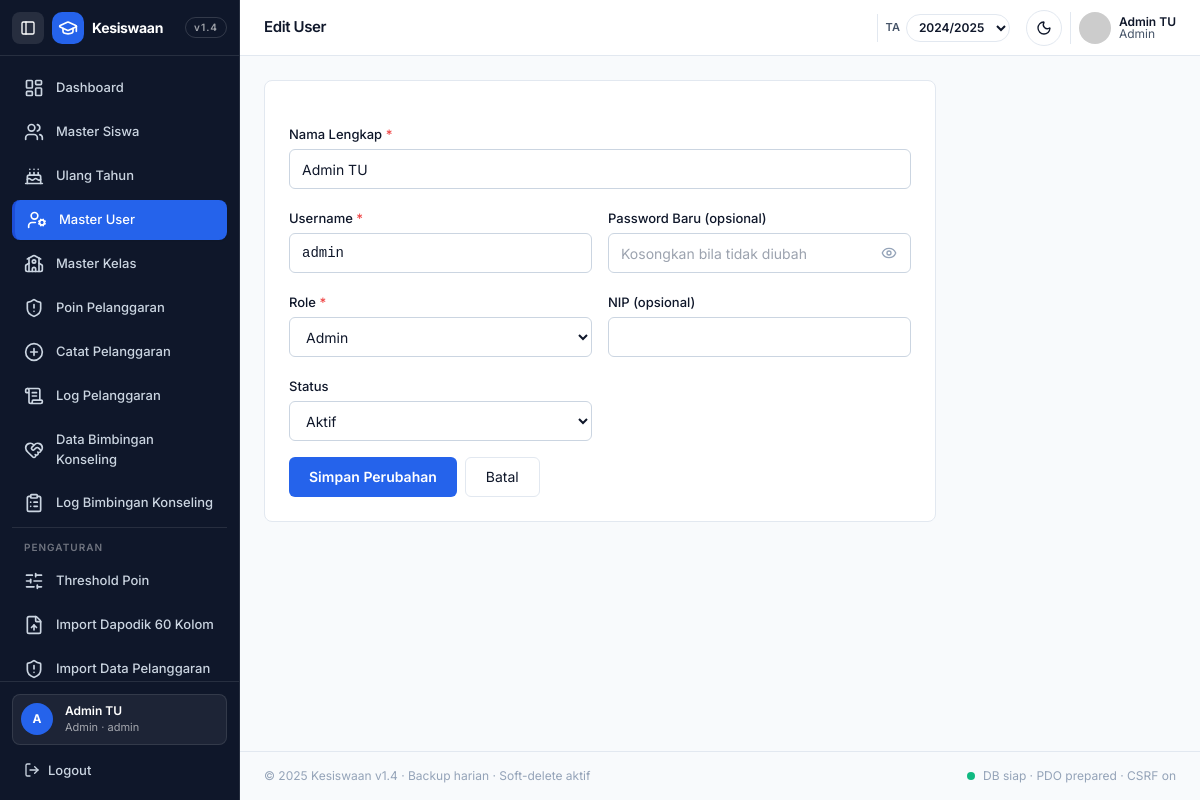
/user/edit.php?id=1 (signed in), run on the app's committed database.
### tables this page shows
CREATE TABLE IF NOT EXISTS users (
  id BIGINT AUTO_INCREMENT PRIMARY KEY,
  nama VARCHAR(100) NOT NULL,
  username VARCHAR(100) NOT NULL UNIQUE,
  password_hash VARCHAR(255) NOT NULL,
  role ENUM('Admin','Guru BK','Wali Kelas','Siswa') NOT NULL DEFAULT 'Admin',
  nip VARCHAR(50) NULL,
  status ENUM('Aktif','Nonaktif') NOT NULL DEFAULT 'Aktif',
  last_seen DATETIME NULL,
  deleted_at DATETIME NULL,
  created_at TIMESTAMP DEFAULT CURRENT_TIMESTAMP,
  updated_at TIMESTAMP DEFAULT CURRENT_TIMESTAMP ON UPDATE CURRENT_TIMESTAMP,
  INDEX idx_users_username (username)
);

### includes/auth.php (called while the page is built, shortened)
<?php
function current_user(){
  return $_SESSION['user'] ?? null;
}
function role_can(string $feature): bool {
  $role = current_user()['role'] ?? '';
  return match($feature){
    'view_dashboard' => in_array($role, ['Admin','Guru BK','Wali Kelas','Siswa'], true),
    'view_siswa' => in_array($role, ['Admin','Guru BK','Wali Kelas','Siswa'], true),
    'mutate_siswa' => in_array($role, ['Admin','Guru BK','Wali Kelas'], true),
    'view_ultah' => in_array($role, ['Admin','Guru BK','Wali Kelas'], true),
    'view_user' => $role==='Admin',
    'mutate_user' => $role==='Admin',
    'view_kelas' => $role==='Admin',
    'mutate_kelas' => $role==='Admin',
    'view_pelanggaran_master' => in_array($role, ['Admin','Guru BK'], true),
    'mutate_pelanggaran_master' => in_array($role, ['Admin','Guru BK'], true),
    'view_catat_pelanggaran' => in_array($role, ['Admin','Guru BK','Wali Kelas'], true),
    'mutate_catat_pelanggaran' => in_array($role, ['Admin','Guru BK','Wali Kelas'], true),
    'view_log_pelanggaran' => in_array($role, ['Admin','Guru BK','Wali Kelas'], true),
    'view_bk' => in_array($role, ['Admin','Guru BK'], true),
    'mutate_bk' => in_array($role, ['Admin','Guru BK'], true),
    'view_bk_log' => in_array($role, ['Admin','Guru BK'], true),
    'view_pengaturan' => $role==='Admin',
    'mutate_pengaturan' => $role==='Admin',
    'edit_kesehatan' => in_array($role, ['Admin','Guru BK','Wali Kelas'], true),
    'edit_poin' => in_array($role, ['Admin','Guru BK'], true),
    'view_siswa_readonly' => $role==='Siswa',
    default => false,
  };
}

### includes/ta.php (called while the page is built, shortened)
<?php
function get_ta_aktif($pdo){
  try{ $v=$pdo->query("SELECT value FROM settings WHERE key_name='tahun_ajaran_aktif' LIMIT 1")->fetchColumn(); if($v){ $_SESSION['ta_aktif']=$v; return $v; } }catch(Throwable $e){}
  try{ $v=$pdo->query("SELECT tahun_ajaran FROM kelas WHERE deleted_at IS NULL ORDER BY tahun_ajaran DESC LIMIT 1")->fetchColumn(); if($v){ $_SESSION['ta_aktif']=$v; return $v; } }catch(Throwable $e){}
  $def=date('Y').'/'.(date('Y')+1); $_SESSION['ta_aktif']=$def; return $def;
}
function list_ta_options($pdo){
  try{
    $rows=$pdo->query("SELECT DISTINCT tahun_ajaran FROM kelas WHERE deleted_at IS NULL AND tahun_ajaran<>'' ORDER BY tahun_ajaran DESC")->fetchAll(PDO::FETCH_COLUMN);
    if($rows) return $rows;
  }catch(Throwable $e){}
  return [date('Y').'/'.(date('Y')+1)];
}

### user/edit.php (the view, shortened to what this page needs)
<?php
$active='user'; $title='Edit User';
require __DIR__.'/../includes/auth.php';
$ROLES=['Admin','Guru BK','Wali Kelas','Siswa'];
$id=(int)($_GET['id']??0);
try{
  $st=$pdo->prepare("SELECT id,nama,username,role,nip,status FROM users WHERE id=? AND deleted_at IS NULL LIMIT 1"); $st->execute([$id]); $u=$st->fetch();
}catch(Throwable $e){ $u=null; }
$h=fn($v)=>htmlspecialchars((string)$v);
require __DIR__.'/../includes/header.php';
?>
<form method="POST" class="max-w-2xl bg-white dark:bg-[#1E293B] border border-[#E2E8F0] dark:border-[#334155] rounded-card p-5 sm:p-6 space-y-4">
<div class="grid sm:grid-cols-2 gap-4">
  <label class="block sm:col-span-2"><span class="text-[13px] font-medium">Nama Lengkap <span class="text-red-500">*</span></span><input name="nama" required value="<?=$h($u['nama'])?>" class="mt-1 w-full h-10 px-3 rounded-input border border-[#CBD5E1] dark:border-[#334155] bg-white dark:bg-[#0F172A] text-sm"></label>
  <label class="block"><span class="text-[13px] font-medium">Username <span class="text-red-500">*</span></span><input name="username" required value="<?=$h($u['username'])?>" class="mt-1 w-full h-10 px-3 rounded-input border border-[#CBD5E1] dark:border-[#334155] bg-white dark:bg-[#0F172A] text-sm font-mono"></label>
  <label class="block"><span class="text-[13px] font-medium">Password Baru (opsional)</span>
    <div class="relative mt-1"><input name="password" id="pw" type="password" minlength="8" placeholder="Kosongkan bila tidak diubah" class="w-full h-10 px-3 pr-9 rounded-input border border-[#CBD5E1] dark:border-[#334155] bg-white dark:bg-[#0F172A] text-sm"><button type="button" onclick="const p=document.getElementById('pw');p.type=p.type==='password'?'text':'password'" class="absolute right-2 top-1/2 -translate-y-1/2 w-7 h-7 flex items-center justify-center text-[#94A3B8]"><i data-lucide="eye" class="w-4 h-4"></i></button></div>
  </label>
  <label class="block"><span class="text-[13px] font-medium">Role <span class="text-red-500">*</span></span><select name="role" id="role" class="mt-1 w-full h-10 px-3 rounded-input border border-[#CBD5E1] dark:border-[#334155] bg-white dark:bg-[#0F172A] text-sm"><?php foreach($ROLES as $r): ?><option <?=($u['role']??'')===$r?'selected':''?>><?=$r?></option><?php endforeach; ?></select></label>
  <label class="block"><span class="text-[13px] font-medium">NIP (opsional)</span><input name="nip" value="<?=$h($u['nip'])?>" class="mt-1 w-full h-10 px-3 rounded-input border border-[#CBD5E1] dark:border-[#334155] bg-white dark:bg-[#0F172A] text-sm"></label>
  <label class="block"><span class="text-[13px] font-medium">Status</span><select name="status" class="mt-1 w-full h-10 px-3 rounded-input border border-[#CBD5E1] dark:border-[#334155] bg-white dark:bg-[#0F172A] text-sm"><option <?=$u['status']==='Aktif'?'selected':''?>>Aktif</option><option <?=$u['status']==='Nonaktif'?'selected':''?>>Nonaktif</option></select></label>
</div>
<div class="flex gap-2"><button class="h-10 px-5 rounded-input bg-[#2563EB] hover:bg-[#1D4ED8] text-white text-sm font-semibold">Simpan Perubahan</button><a href="/kesiswaanv2/user/index.php" class="h-10 px-5 rounded-input border border-[#E2E8F0] dark:border-[#334155] bg-white dark:bg-[#0F172A] text-sm inline-flex items-center">Batal</a></div>
</form>
<?php require __DIR__.'/../includes/footer.php'; ?>

### includes/header.php (shortened to what this page needs)
<?php
require_once __DIR__.'/auth.php';
require_once __DIR__.'/ta.php';
$u = current_user();
$active = $active ?? '';
$title = $title ?? 'Kesiswaan';
$ta_aktif=null; $ta_list=[];
if(isset($pdo)&&$pdo){ $ta_aktif=get_ta_aktif($pdo); $ta_list=list_ta_options($pdo); }
function navItem($key,$href,$icon,$label,$active){ $on=$active===$key;
  $base='flex items-center gap-3 px-3 py-2.5 rounded-[8px] text-[13px] font-medium transition-colors';
  $cls=$on?'bg-[#2563EB] text-white shadow-sm border-l-[3px] border-[#1D4ED8]':'text-slate-300 hover:bg-white/[0.06] hover:text-white';
  return '<a href="'.$href.'" class="'.$base.' '.$cls.'"><i data-lucide="'.$icon.'" class="w-5 h-5 shrink-0"></i><span class="nav-label">'.$label.'</span></a>';
}
?>
<!DOCTYPE html>
<html lang="id" class="h-full">
<head>
<script src="https://cdn.tailwindcss.com"></script>
</head>
<body class="h-full bg-[#F8FAFC] dark:bg-[#0F172A] text-[#0F172A] dark:text-[#F1F5F9] antialiased overflow-x-hidden">
<aside id="sidebar" class="fixed left-0 top-0 h-[100dvh] w-[240px] bg-[#0F172A] border-r border-white/10 flex flex-col z-40 transition-all duration-200 overflow-hidden">
  <div class="h-14 flex items-center gap-2 px-3 border-b border-white/10 shrink-0">
    <button id="collapseBtn" class="w-8 h-8 rounded-lg bg-white/10 hover:bg-white/15 flex items-center justify-center text-white shrink-0" aria-label="Toggle sidebar"><i data-lucide="panel-left" class="w-4 h-4"></i></button>
    <div class="w-8 h-8 rounded-[10px] bg-[#2563EB] flex items-center justify-center shrink-0"><i data-lucide="graduation-cap" class="w-5 h-5 text-white"></i></div>
    <span class="logo-text font-bold text-white text-sm tracking-tight whitespace-nowrap">Kesiswaan</span>
    <span class="logo-text ml-auto text-[10px] tracking-widest font-semibold text-white/60 border border-white/15 rounded-full px-2 py-0.5">v1.4</span>
  </div>
  <nav class="flex-1 overflow-y-auto p-3 space-y-1">
    <?php if(role_can('view_dashboard')): ?><?=navItem('dashboard','/kesiswaanv2/dashboard.php','layout-dashboard','Dashboard',$active)?><?php endif; ?>
    <?php if(role_can('view_siswa')): ?><?=navItem('siswa','/kesiswaanv2/siswa/index.php','users','Master Siswa',$active)?><?php endif; ?>
    <?php if(role_can('view_ultah')): ?><?=navItem('ultah','/kesiswaanv2/siswa/ultah.php','cake','Ulang Tahun',$active)?><?php endif; ?>
    <?php if(role_can('view_user')): ?><?=navItem('user','/kesiswaanv2/user/index.php','user-cog','Master User',$active)?><?php endif; ?>
    <?php if(role_can('view_kelas')): ?><?=navItem('kelas','/kesiswaanv2/kelas/index.php','school','Master Kelas',$active)?><?php endif; ?>
    <?php if(role_can('view_pelanggaran_master')): ?><?=navItem('pelanggaran','/kesiswaanv2/pelanggaran/master.php','shield-alert','Poin Pelanggaran',$active)?><?php endif; ?>
    <?php if(role_can('view_catat_pelanggaran')): ?><?=navItem('pelanggaran_tambah','/kesiswaanv2/pelanggaran/tambah.php','plus-circle','Catat Pelanggaran',$active)?><?php endif; ?>
    <?php if(role_can('view_log_pelanggaran')): ?><?=navItem('pelanggaran_log','/kesiswaanv2/pelanggaran/log.php','scroll-text','Log Pelanggaran',$active)?><?php endif; ?>
    <?php if(role_can('view_bk')): ?><?=navItem('bk','/kesiswaanv2/bk/index.php','heart-handshake','Data Bimbingan Konseling',$active)?><?php endif; ?>
    <?php if(role_can('view_bk_log')): ?><?=navItem('bk_log','/kesiswaanv2/bk/log.php','clipboard-list','Log Bimbingan Konseling',$active)?><?php endif; ?>
    <?php if(role_can('view_pengaturan')): ?>
    <div class="pt-3 mt-3 border-t border-white/10">
      <div class="px-3 pb-1.5 text-[10px] tracking-widest font-semibold text-white/40">PENGATURAN</div>
      <div class="space-y-1">
        <?=navItem('pengaturan','/kesiswaanv2/pengaturan.php','sliders-horizontal','Threshold Poin',$active)?>
        <?=navItem('pengaturan_import','/kesiswaanv2/pengaturan/import.php','file-up','Import Dapodik 60 Kolom',$active)?>
        <?=navItem('pengaturan_pelanggaran','/kesiswaanv2/pengaturan/pelanggaran.php','shield-alert','Import Data Pelanggaran',$active)?>
      </div>
    </div>
    <?php endif; ?>
  </nav>
  <div class="p-3 border-t border-white/10">
    <div class="sidebar-meta flex items-center gap-3 px-2 py-2 rounded-lg bg-white/[0.06] border border-white/10">
      <div class="w-8 h-8 rounded-full bg-[#2563EB] flex items-center justify-center text-white text-xs font-bold"><?=$u['avatar']?></div>
      <div class="min-w-0">
        <div class="text-xs font-semibold text-white truncate"><?=htmlspecialchars($u['nama'])?></div>
        <div class="text-[11px] text-white/60 truncate"><?=htmlspecialchars($u['role'])?> · <?=htmlspecialchars($u['username'])?></div>
      </div>
    </div>
    <a href="/kesiswaanv2/logout.php" class="mt-2 flex items-center gap-2 px-3 py-2 rounded-lg text-[13px] font-medium text-slate-300 hover:bg-white/[0.06] hover:text-white transition"><i data-lucide="log-out" class="w-4 h-4"></i><span class="nav-label">Logout</span></a>
  </div>
</aside>
<div id="main" class="min-h-[100dvh] ml-[240px] flex flex-col transition-all duration-200">
  <header class="h-14 bg-white dark:bg-[#1E293B] border-b border-[#E2E8F0] dark:border-[#334155] flex items-center gap-3 px-4 sm:px-6 sticky top-0 z-20">
    <h1 class="font-semibold text-[15px] tracking-tight"><?=htmlspecialchars($title)?></h1>
    <div class="ml-auto flex items-center gap-2">
      <?php if(!empty($ta_list)): ?>
      <div class="hidden sm:flex items-center gap-1.5 pl-2 pr-2 border-l border-[#E2E8F0] dark:border-[#334155]">
        <span class="text-[11px] font-semibold text-[#475569] dark:text-[#94A3B8]">TA</span>
        <select id="taSwitcher" class="h-7 rounded-full border border-[#E2E8F0] dark:border-[#334155] bg-white dark:bg-[#1E293B] text-xs font-semibold px-2">
          <?php foreach($ta_list as $taOpt): ?><option value="<?=htmlspecialchars($taOpt)?>" <?= $taOpt===$ta_aktif?'selected':'' ?>><?=htmlspecialchars($taOpt)?></option><?php endforeach; ?>
        </select>
      </div>
      <?php endif; ?>
      <button id="themeToggle" class="w-9 h-9 rounded-full border border-[#E2E8F0] dark:border-[#334155] bg-white dark:bg-[#1E293B] flex items-center justify-center hover:bg-[#F1F5F9] dark:hover:bg-white/5"><i data-lucide="moon" class="w-4 h-4 block dark:hidden"></i><i data-lucide="sun" class="w-4 h-4 hidden dark:block"></i></button>
      <div class="hidden sm:flex items-center gap-2 pl-2 border-l border-[#E2E8F0] dark:border-[#334155]">
        <img src="https://i.pravatar.cc/100?u=<?=urlencode($u['username'])?>" alt="" class="w-8 h-8 rounded-full object-cover">
        <div class="hidden lg:block text-xs leading-none"><div class="font-semibold"><?=htmlspecialchars($u['nama'])?></div><div class="text-[#475569] dark:text-[#94A3B8]"><?=htmlspecialchars($u['role'])?></div></div>
      </div>
    </div>
  </header>
  <main class="flex-1 p-4 sm:p-6">

### includes/header.php (style rules this page uses)
* { font-family:Inter,system-ui,sans-serif }

### data on the page
users: nama "Admin TU", role "Admin", username "admin"

### other printed values
$u['avatar'] "A"
$title "Edit User"
form field value "2024/2025"
